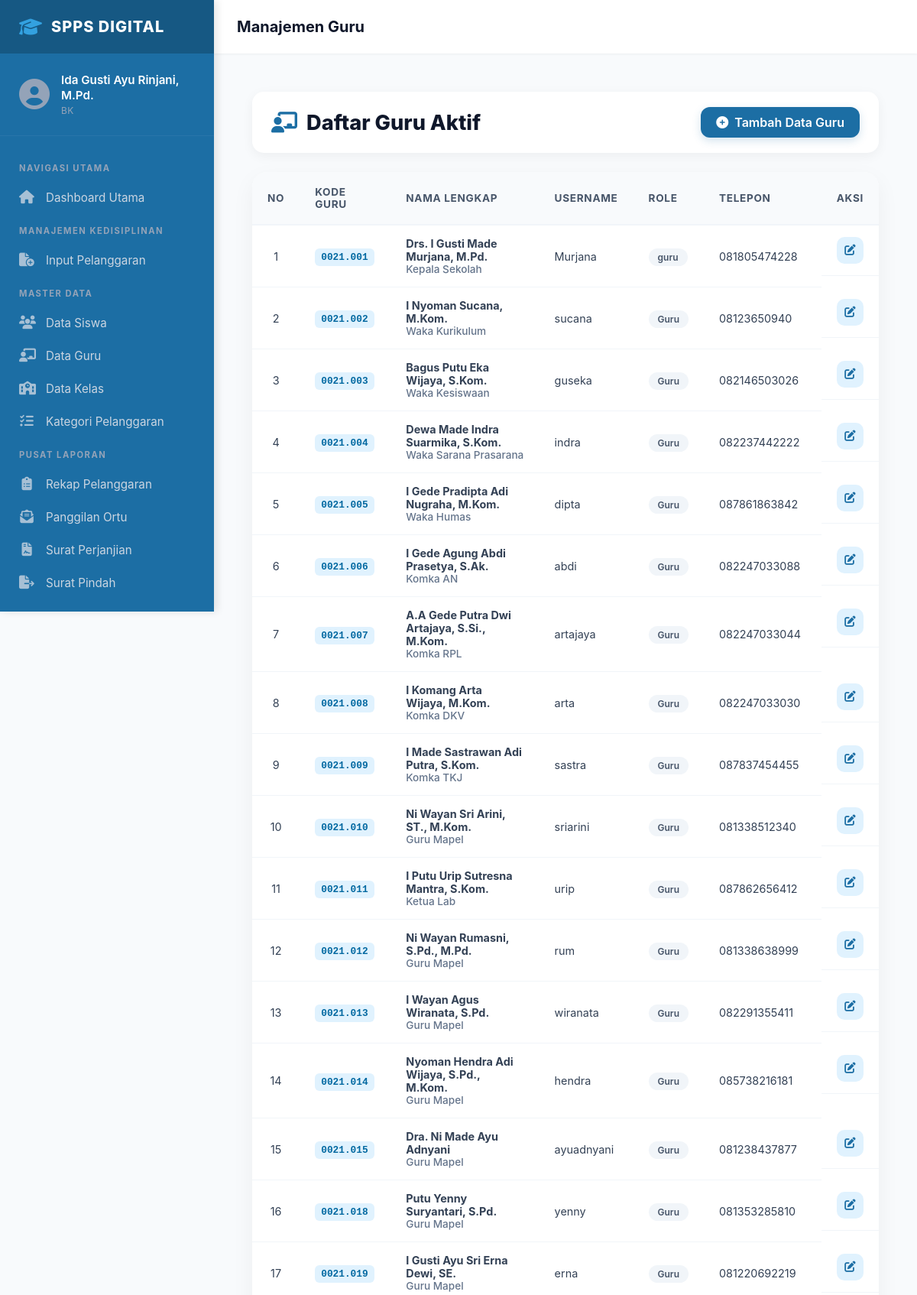
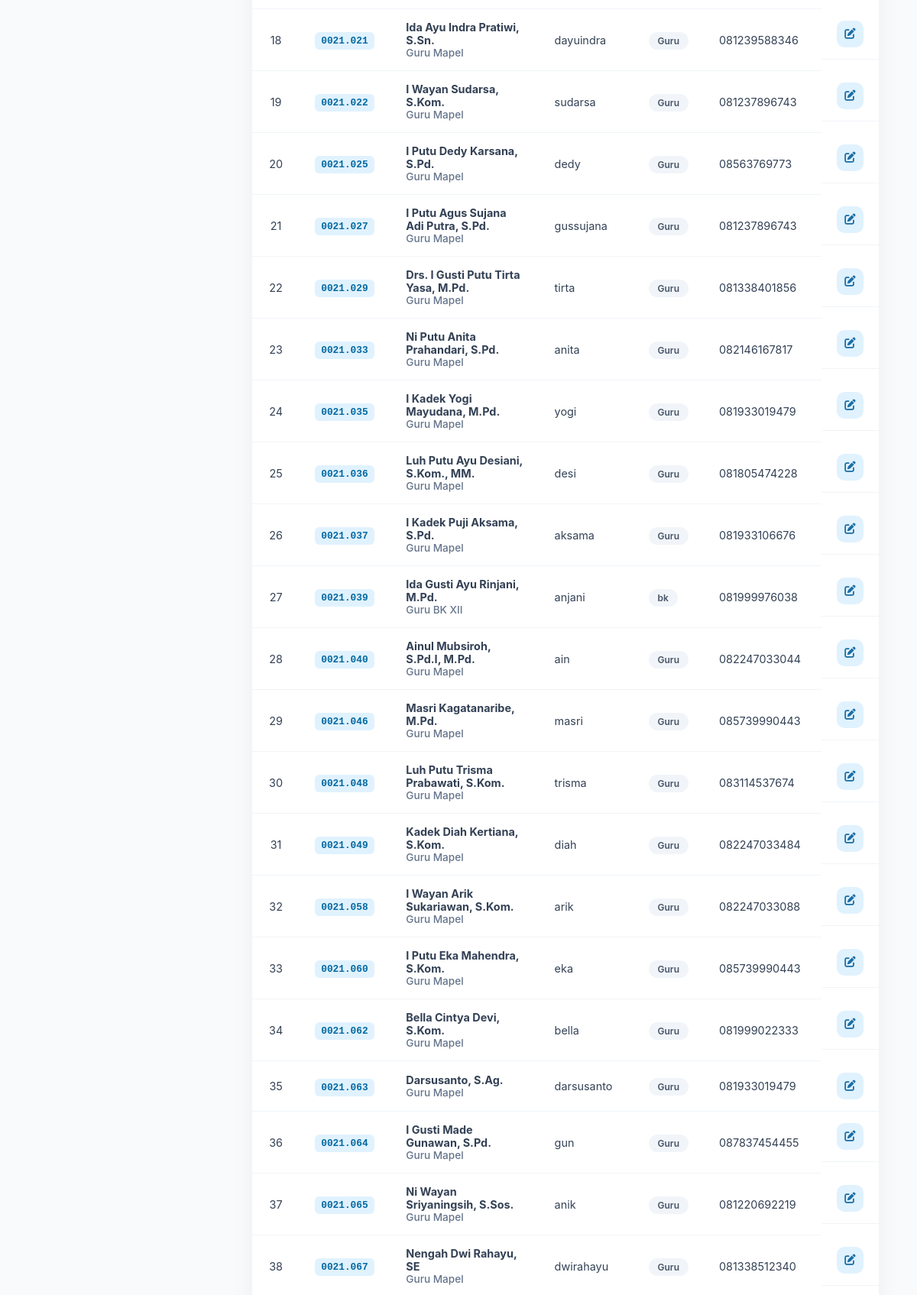
Screenshot of /pages/guru/list.php (signed in, upper part) with the database file from the repository (2 pictures, top to bottom).
### tables this page shows
CREATE TABLE `guru` (
  `kode_guru` char(8) NOT NULL,
  `nama_pengguna` varchar(100) DEFAULT NULL,
  `role` varchar(30) DEFAULT NULL,
  `username` varchar(50) DEFAULT NULL,
  `password` varchar(70) DEFAULT NULL,
  `aktif` enum('Y','N') DEFAULT NULL,
  `jabatan` varchar(50) DEFAULT NULL,
  `telp` varchar(16) DEFAULT NULL
);

### pages/guru/list.php (the view, shortened to what this page needs)
<?php
include ROOTPATH . '/config/config.php';
include ROOTPATH . '/includes/header.php';
$result = mysqli_query($conn, 'SELECT * FROM guru WHERE aktif = "Y"');
?>
<link rel="stylesheet" href="/poin_pelanggaran_siswa/css/pages/guru/list_guru.css">
<div class="container">
    <div class="header-table">
        <h2><i class="fas fa-chalkboard-user"></i> Daftar Guru Aktif</h2>
        <?php if (!in_array(strtolower($_SESSION['role']), ['wakasek', 'guru'])): ?>
            <a href="add.php" class="btn-add">
                <i class="fas fa-plus-circle"></i> Tambah Data Guru
            </a>
        <?php endif; ?>
    </div>
    <div class="table-wrapper">
        <div class="table-responsive">
            <table>
                <thead>
                    <tr>
                        <th style="width: 50px; text-align: center;">No</th>
                        <th>Kode Guru</th>
                        <th>Nama Lengkap</th>
                        <th>Username</th>
                        <th>Role</th>
                        <th>Telepon</th>
                        <th style="text-align: center;">Aksi</th>
                    </tr>
                </thead>
                <tbody>
                    <?php
                    $no = 1;
                    while ($row = mysqli_fetch_assoc($result)) {
                    ?>
                        <tr>
                            <td style="text-align: center;"><?= $no++; ?></td>
                            <td><span class="kode-badge"><?= htmlspecialchars($row['kode_guru']); ?></span></td>
                            <td>
                                <strong><?= htmlspecialchars($row['nama_pengguna']); ?></strong>
                                <div class="jabatan-text"><?= htmlspecialchars($row['jabatan']); ?></div>
                            </td>
                            <td><?= htmlspecialchars($row['username']); ?></td>
                            <td><span class="role-badge"><?= htmlspecialchars($row['role']); ?></span></td>
                            <td><?= htmlspecialchars($row['telp']); ?></td>
                            <td class="action-buttons" style="justify-content: center;">
                                <?php if (!in_array(strtolower($_SESSION['role']), ['wakasek', 'guru'])): ?>
                                    <a href="edit.php?kode_guru=<?= $row['kode_guru'] ?>" class="btn-edit" title="Edit Data">
                                        <i class="fas fa-pen-to-square"></i>
                                    </a>
                                <?php else: ?>
                                    <span class="badge" style="background:#f8fafc; color:#94a3b8;"><i class="fas fa-lock"></i></span>
                                <?php endif; ?>
                            </td>
                        </tr>
                    <?php
                    }
                    ?>
                </tbody>
            </table>
        </div>
    </div>
</div>
<?php include ROOTPATH . '/includes/footer.php'; ?>

### css/components/header.css (style rules this page uses)
* { box-sizing: border-box; }
:root { --sidebar-width: 280px; --primary-color: #33A1E0; --sidebar-bg: #1C6EA4; --sidebar-hover: #144E75; --text-muted: #94a3b8; --topbar-height: 70px; }
body { margin: 0; padding: 0; font-family: 'Inter', system-ui, -apple-system, sans-serif; background-color: #f8fafc; }
.sidebar-layout { display: flex; }

### css/pages/guru/list_guru.css (style rules this page uses)
.container { padding: 20px; animation: fadeIn 0.5s ease-out; }
.header-table { display: flex; justify-content: space-between; align-items: center; margin-bottom: 25px; background: white; padding: 20px 25px; border-radius: 15px; box-shadow: 0 4px 15px rgba(0,0,0,0.05); }
.header-table h2 { font-size: 1.7rem; font-weight: 800; color: #0f172a; margin: 0; display: flex; align-items: center; gap: 12px; }
.header-table h2 i { color: #1C6EA4; }
.btn-add { background-color: #1C6EA4; color: white; padding: 10px 20px; border-radius: 12px; text-decoration: none; font-weight: 600; display: inline-flex; align-items: center; gap: 8px; transition: all 0.3s cubic-bezier(0.4, 0, 0.2, 1); box-shadow: 0 4px 12px rgba(28, 110, 164, 0.2); }
.table-wrapper { background: white; border-radius: 20px; box-shadow: 0 10px 30px rgba(0,0,0,0.05); overflow: hidden; margin-bottom: 40px; }
.table-responsive { overflow-x: auto; }
table { width: 100%; border-collapse: collapse; }
table thead th { background-color: #f8fafc; padding: 18px 20px; text-align: left; font-weight: 700; color: #475569; font-size: 0.85rem; text-transform: uppercase; letter-spacing: 0.05em; border-bottom: 2px solid #f1f5f9; }
table tbody tr { transition: background-color 0.2s; }
table tbody td { padding: 15px 20px; border-bottom: 1px solid #f1f5f9; color: #334155; font-size: 0.9rem; vertical-align: middle; }
.kode-badge { font-family: 'JetBrains Mono', monospace; background: #e0f2fe; color: #0369a1; padding: 4px 8px; border-radius: 6px; font-size: 0.8rem; font-weight: 700; }
.role-badge { background: #f1f5f9; color: #475569; padding: 4px 12px; border-radius: 999px; font-size: 0.75rem; font-weight: 600; }
.action-buttons { display: flex; gap: 8px; justify-content: flex-start; }
.jabatan-text { font-size: 0.85rem; color: #64748b; font-weight: 500; }
.btn-edit { color: #1C6EA4; background: #e0f2fe; width: 35px; height: 35px; display: flex; align-items: center; justify-content: center; border-radius: 10px; transition: all 0.2s; text-decoration: none; }

### rows the page displays
guru: kode_guru "0021.001", nama_pengguna "Drs. I Gusti Made Murjana, M.Pd.", jabatan "Kepala Sekolah", username "Murjana", role "guru", telp "081805474228"
guru: kode_guru "0021.002", nama_pengguna "I Nyoman Sucana, M.Kom.", jabatan "Waka Kurikulum", username "sucana", role "Guru", telp "08123650940"
guru: kode_guru "0021.003", nama_pengguna "Bagus Putu Eka Wijaya, S.Kom.", jabatan "Waka Kesiswaan", username "guseka", role "Guru", telp "082146503026"
guru: kode_guru "0021.004", nama_pengguna "Dewa Made Indra Suarmika, S.Kom.", jabatan "Waka Sarana Prasarana", username "indra", role "Guru", telp "082237442222"
guru: kode_guru "0021.005", nama_pengguna "I Gede Pradipta Adi Nugraha, M.Kom.", jabatan "Waka Humas", username "dipta", role "Guru", telp "087861863842"
guru: kode_guru "0021.006", nama_pengguna "I Gede Agung Abdi Prasetya, S.Ak.", jabatan "Komka AN", username "abdi", role "Guru", telp "082247033088"
guru: kode_guru "0021.007", nama_pengguna "A.A Gede Putra Dwi Artajaya, S.Si., M.Kom.", jabatan "Komka RPL", username "artajaya", role "Guru", telp "082247033044"
guru: kode_guru "0021.008", nama_pengguna "I Komang Arta Wijaya, M.Kom.", jabatan "Komka DKV", username "arta", role "Guru", telp "082247033030"
guru: kode_guru "0021.009", nama_pengguna "I Made Sastrawan Adi Putra, S.Kom.", jabatan "Komka TKJ", username "sastra", role "Guru", telp "087837454455"
guru: kode_guru "0021.010", nama_pengguna "Ni Wayan Sri Arini, ST., M.Kom.", jabatan "Guru Mapel", username "sriarini", role "Guru", telp "081338512340"
guru: kode_guru "0021.011", nama_pengguna "I Putu Urip Sutresna Mantra, S.Kom.", jabatan "Ketua Lab", username "urip", role "Guru", telp "087862656412"
guru: kode_guru "0021.012", nama_pengguna "Ni Wayan Rumasni, S.Pd., M.Pd.", jabatan "Guru Mapel", username "rum", role "Guru", telp "081338638999"
guru: kode_guru "0021.013", nama_pengguna "I Wayan Agus Wiranata, S.Pd.", jabatan "Guru Mapel", username "wiranata", role "Guru", telp "082291355411"
guru: kode_guru "0021.014", nama_pengguna "Nyoman Hendra Adi Wijaya, S.Pd., M.Kom.", jabatan "Guru Mapel", username "hendra", role "Guru", telp "085738216181"
guru: kode_guru "0021.015", nama_pengguna "Dra. Ni Made Ayu Adnyani", jabatan "Guru Mapel", username "ayuadnyani", role "Guru", telp "081238437877"
guru: kode_guru "0021.018", nama_pengguna "Putu Yenny Suryantari, S.Pd.", jabatan "Guru Mapel", username "yenny", role "Guru", telp "081353285810"
guru: kode_guru "0021.019", nama_pengguna "I Gusti Ayu Sri Erna Dewi, SE.", jabatan "Guru Mapel", username "erna", role "Guru", telp "081220692219"
guru: kode_guru "0021.021", nama_pengguna "Ida Ayu Indra Pratiwi, S.Sn.", jabatan "Guru Mapel", username "dayuindra", role "Guru", telp "081239588346"
guru: kode_guru "0021.022", nama_pengguna "I Wayan Sudarsa, S.Kom.", jabatan "Guru Mapel", username "sudarsa", role "Guru", telp "081237896743"
guru: kode_guru "0021.025", nama_pengguna "I Putu Dedy Karsana, S.Pd.", jabatan "Guru Mapel", username "dedy", role "Guru", telp "08563769773"
guru: kode_guru "0021.027", nama_pengguna "I Putu Agus Sujana Adi Putra, S.Pd.", jabatan "Guru Mapel", username "gussujana", role "Guru", telp "081237896743"
guru: kode_guru "0021.029", nama_pengguna "Drs. I Gusti Putu Tirta Yasa, M.Pd.", jabatan "Guru Mapel", username "tirta", role "Guru", telp "081338401856"
guru: kode_guru "0021.033", nama_pengguna "Ni Putu Anita Prahandari, S.Pd.", jabatan "Guru Mapel", username "anita", role "Guru", telp "082146167817"
guru: kode_guru "0021.035", nama_pengguna "I Kadek Yogi Mayudana, M.Pd.", jabatan "Guru Mapel", username "yogi", role "Guru", telp "081933019479"
guru: kode_guru "0021.036", nama_pengguna "Luh Putu Ayu Desiani, S.Kom., MM.", jabatan "Guru Mapel", username "desi", role "Guru", telp "081805474228"
guru: kode_guru "0021.037", nama_pengguna "I Kadek Puji Aksama, S.Pd.", jabatan "Guru Mapel", username "aksama", role "Guru", telp "081933106676"
guru: kode_guru "0021.039", nama_pengguna "Ida Gusti Ayu Rinjani, M.Pd.", jabatan "Guru BK XII", username "anjani", role "bk", telp "081999976038"
guru: kode_guru "0021.040", nama_pengguna "Ainul Mubsiroh, S.Pd.I, M.Pd.", jabatan "Guru Mapel", username "ain", role "Guru", telp "082247033044"
guru: kode_guru "0021.046", nama_pengguna "Masri Kagatanaribe, M.Pd.", jabatan "Guru Mapel", username "masri", role "Guru", telp "085739990443"
guru: kode_guru "0021.048", nama_pengguna "Luh Putu Trisma Prabawati, S.Kom.", jabatan "Guru Mapel", username "trisma", role "Guru", telp "083114537674"
guru: kode_guru "0021.049", nama_pengguna "Kadek Diah Kertiana, S.Kom.", jabatan "Guru Mapel", username "diah", role "Guru", telp "082247033484"
guru: kode_guru "0021.058", nama_pengguna "I Wayan Arik Sukariawan, S.Kom.", jabatan "Guru Mapel", username "arik", role "Guru", telp "082247033088"
guru: kode_guru "0021.060", nama_pengguna "I Putu Eka Mahendra, S.Kom.", jabatan "Guru Mapel", username "eka", role "Guru", telp "085739990443"
guru: kode_guru "0021.062", nama_pengguna "Bella Cintya Devi, S.Kom.", jabatan "Guru Mapel", username "bella", role "Guru", telp "081999022333"
guru: kode_guru "0021.063", nama_pengguna "Darsusanto, S.Ag.", jabatan "Guru Mapel", username "darsusanto", role "Guru", telp "081933019479"
guru: kode_guru "0021.064", nama_pengguna "I Gusti Made Gunawan, S.Pd.", jabatan "Guru Mapel", username "gun", role "Guru", telp "087837454455"
guru: kode_guru "0021.065", nama_pengguna "Ni Wayan Sriyaningsih, S.Sos.", jabatan "Guru Mapel", username "anik", role "Guru", telp "081220692219"
guru: kode_guru "0021.067", nama_pengguna "Nengah Dwi Rahayu, SE", jabatan "Guru Mapel", username "dwirahayu", role "Guru", telp "081338512340"

### other values shown
$_SESSION['nama'] "Ida Gusti Ayu Rinjani, M.Pd."
$_SESSION['role'] "BK"
$page_title "Manajemen Guru"
